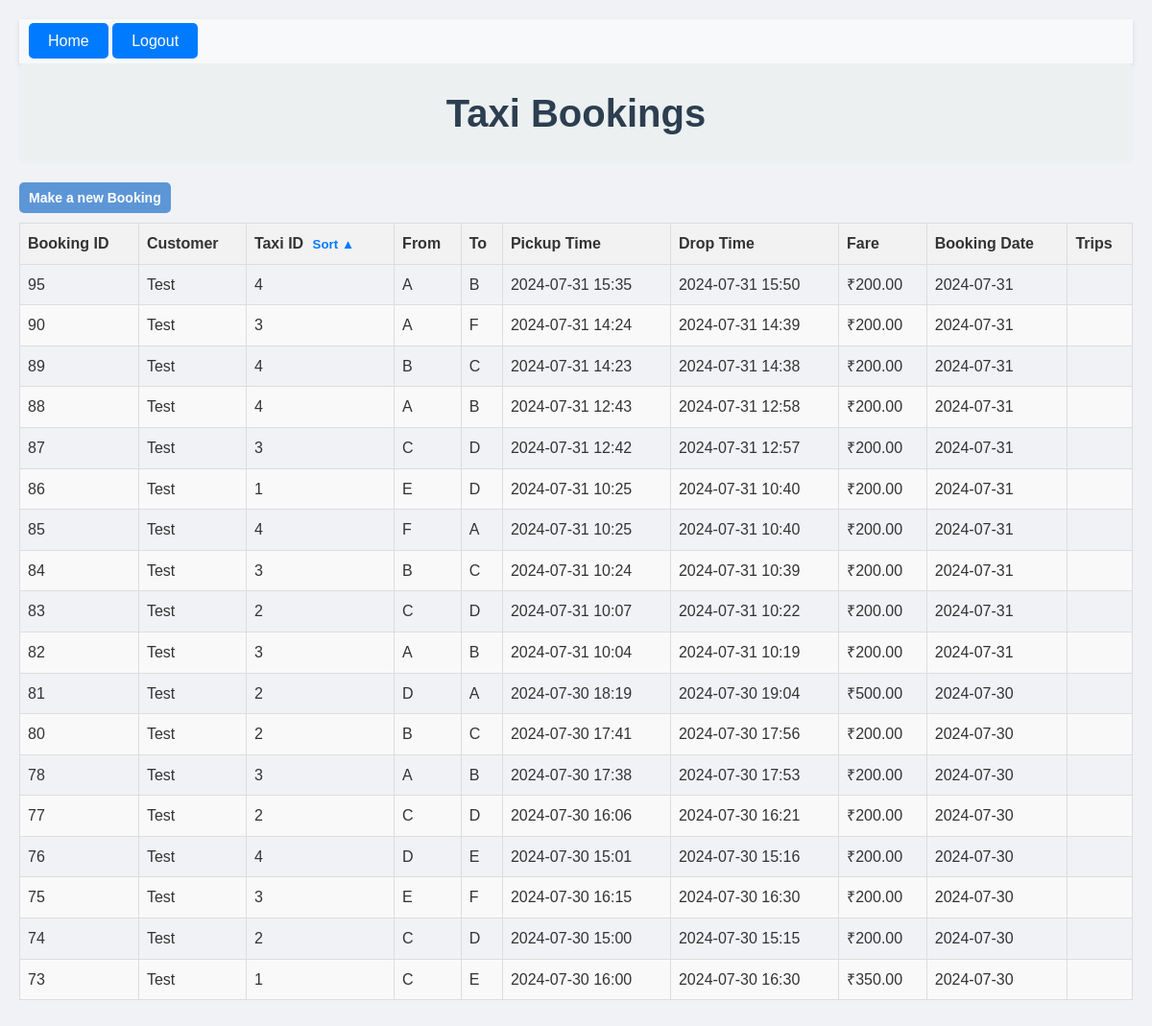
The page /taxis/ (signed in) on the database its author committed.
### bookings/models.py (models this page shows, shortened)
class Booking(models.Model):
    booking_id = models.AutoField(primary_key=True)
    taxi = models.ForeignKey(Taxi, on_delete=models.CASCADE)
    customer = models.ForeignKey(Customer, on_delete=models.CASCADE)
    pickup_point = models.CharField(max_length=1, choices=[('A', 'A'), ('B', 'B'), ('C', 'C'), ('D', 'D'), ('E', 'E'), ('F', 'F')])
    drop_point = models.CharField(max_length=1, choices=[('A', 'A'), ('B', 'B'), ('C', 'C'), ('D', 'D'), ('E', 'E'), ('F', 'F')])
    pickup_time = models.DateTimeField()
    drop_time = models.DateTimeField(default=None, null=True, blank=True)
    booking_time = models.TimeField(auto_now_add=True)
    booking_date = models.DateField(auto_now_add=True)
    fare_amount = models.DecimalField(max_digits=10, decimal_places=2,default=0)

class Customer(models.Model):
    user = models.OneToOneField(User, null=True, blank=True, on_delete=models.SET_NULL)
    customer_id = models.AutoField(primary_key=True)
    customer_name = models.CharField(max_length=255)

class Taxi(models.Model):
    taxi_id = models.AutoField(primary_key=True)
    driver = models.OneToOneField(User, on_delete=models.SET_NULL, null=True, related_name='assigned_taxi')
    current_location = models.CharField(max_length=1, choices=[('A', 'A'), ('B', 'B'), ('C', 'C'), ('D', 'D'), ('E', 'E'), ('F', 'F')],default='A')
    earnings = models.DecimalField(max_digits=10, decimal_places=2, default=0.0)
    location_index = models.IntegerField(default=0)

### bookings/views.py (the view, shortened to what this page needs)
# urls.py: path('taxis/', views.display_bookings, name='display_taxi_details'),
@login_required
def display_bookings(request):
    if request.user.groups.filter(name='Driver').exists():
        return redirect('driver_dashboard')
    if hasattr(request.user, 'customer'):
        bookings = Booking.objects.filter(customer=request.user.customer).order_by('-booking_date', '-booking_time')
        total_spent = sum(booking.fare_amount for booking in bookings)
    elif request.user.is_superuser:
        bookings = Booking.objects.all().order_by('-booking_date', '-booking_time')
        total_spent = 0
    else:
        messages.error(request,"You dont have access to anything")
        return redirect('index')
    sort_order = request.POST.get('sort_order', 'asc')
    context = {
        'bookings': bookings,
        'sort_order': sort_order,
        'is_admin': request.user.is_superuser,
        'is_customer': hasattr(request.user, 'customer'),
        'total_spent': total_spent
    }
    return render(request, 'display_taxi_details.html', context)

### bookings/templates/display_taxi_details.html (shortened to what this page needs)
{% extends 'base.html' %}
{% block content %}
<body class="taxi-bookings-body">
    <h1 class="taxi-bookings-header">Taxi Bookings</h1>
    <a href="{% url 'book_taxi' %}" class="back-btn">Make a new Booking</a>
    {% if bookings %}
        <form method="post" action="{% url 'display_taxi_details' %}">
            <table class="taxi-bookings-table">
                <thead>
                    <tr>
                        <th>Booking ID</th>
                        <th>Customer</th>
                        <th>
                            Taxi ID
                            <button type="submit" name="sort_by_taxi_id">
                                Sort
                             {% if sort_order == 'asc' %}▲{% else %}▼{% endif %}
                            </button>
                        </th>
                        <th>From</th>
                        <th>To</th>
                        <th>Pickup Time</th>
                        <th>Drop Time</th>
                        <th>Fare</th>
                        <th>Booking Date</th>
                        <th>Trips</th>
                    </tr>
                </thead>
                <tbody>
                    {% for booking in bookings %}
                <tr>
                     <td>{{ booking.booking_id }}</td>
                     <td>{{ booking.customer.customer_name }}</td>
                     <td>{{ booking.taxi.taxi_id }}</td>
                     <td>{{ booking.pickup_point }}</td>
                     <td>{{ booking.drop_point }}</td>
                     <td>{{ booking.pickup_time|date:"Y-m-d H:i" }}</td>
                     <td>{{ booking.drop_time|date:"Y-m-d H:i" }}</td>
                     <td>₹{{ booking.fare_amount }}</td>
                     <td>{{ booking.booking_date|date:"Y-m-d" }}</td>
                     <td>
                     </td>
                </tr>
                {% endfor %}
                </tbody>
            </table>
        </form>
    {% else %}
        <p>No bookings found.</p>
    {% endif %}
</body>
{% endblock %}

### bookings/static/styles.css (style rules this page uses)
table { width: 100%; border-collapse: collapse; }
th, td { border: 1px solid #ddd; padding: 8px; text-align: left; }
th { background-color: #f2f2f2; }
tr:nth-child(even) { background-color: #f9f9f9; }
.taxi-bookings-body { font-family: 'Segoe UI', Tahoma, Geneva, Verdana, sans-serif; background-color: #f0f2f5; max-width: 1200px; margin: 0 auto; padding: 20px; color: #333; }
.taxi-bookings-header { color: #2c3e50; text-align: center; margin-bottom: 20px; }
.taxi-bookings-table { width: 100%; border-collapse: collapse; margin-bottom: 20px; }
.taxi-bookings-table th, .taxi-bookings-table td { border: 1px solid #ddd; padding: 8px; text-align: left; }
.taxi-bookings-table th { background-color: #f2f2f2; font-weight: bold; }
.taxi-bookings-table tr:nth-child(even) { background-color: #f9f9f9; }
* { margin: 0; padding: 0; box-sizing: border-box; font-family: Arial, sans-serif; }
body { background-color: #f0f0f0; color: #333; line-height: 1.6; padding: 20px; }
h1 { font-size: 2.5em; color: #2c3e50; background-color: #ecf0f1; padding: 20px; text-align: center; border-radius: 5px; margin-bottom: 30px; }
.taxi-bookings-table th button { background: none; border: none; cursor: pointer; font-weight: bold; color: #007bff; padding: 0 5px; }
.back-btn { display: inline-block; padding: 5px 10px; background-color: #5d96d7; color: white; text-decoration: none; border-radius: 5px; font-size: 14px; font-weight: bold; transition: background-color 0.3s ease; }

### rows shown on the page
Booking: booking_id "95", customer.customer_name "Test", taxi.taxi_id "4", pickup_point "A", drop_point "B", pickup_time "2024-07-31 15:35", drop_time "2024-07-31 15:50", fare_amount "200.00", booking_date "2024-07-31"
Booking: booking_id "90", customer.customer_name "Test", taxi.taxi_id "3", pickup_point "A", drop_point "F", pickup_time "2024-07-31 14:24", drop_time "2024-07-31 14:39", fare_amount "200.00", booking_date "2024-07-31"
Booking: booking_id "89", customer.customer_name "Test", taxi.taxi_id "4", pickup_point "B", drop_point "C", pickup_time "2024-07-31 14:23", drop_time "2024-07-31 14:38", fare_amount "200.00", booking_date "2024-07-31"
Booking: booking_id "88", customer.customer_name "Test", taxi.taxi_id "4", pickup_point "A", drop_point "B", pickup_time "2024-07-31 12:43", drop_time "2024-07-31 12:58", fare_amount "200.00", booking_date "2024-07-31"
Booking: booking_id "87", customer.customer_name "Test", taxi.taxi_id "3", pickup_point "C", drop_point "D", pickup_time "2024-07-31 12:42", drop_time "2024-07-31 12:57", fare_amount "200.00", booking_date "2024-07-31"
Booking: booking_id "86", customer.customer_name "Test", taxi.taxi_id "1", pickup_point "E", drop_point "D", pickup_time "2024-07-31 10:25", drop_time "2024-07-31 10:40", fare_amount "200.00", booking_date "2024-07-31"
Booking: booking_id "85", customer.customer_name "Test", taxi.taxi_id "4", pickup_point "F", drop_point "A", pickup_time "2024-07-31 10:25", drop_time "2024-07-31 10:40", fare_amount "200.00", booking_date "2024-07-31"
Booking: booking_id "84", customer.customer_name "Test", taxi.taxi_id "3", pickup_point "B", drop_point "C", pickup_time "2024-07-31 10:24", drop_time "2024-07-31 10:39", fare_amount "200.00", booking_date "2024-07-31"
Booking: booking_id "83", customer.customer_name "Test", taxi.taxi_id "2", pickup_point "C", drop_point "D", pickup_time "2024-07-31 10:07", drop_time "2024-07-31 10:22", fare_amount "200.00", booking_date "2024-07-31"
Booking: booking_id "82", customer.customer_name "Test", taxi.taxi_id "3", pickup_point "A", drop_point "B", pickup_time "2024-07-31 10:04", drop_time "2024-07-31 10:19", fare_amount "200.00", booking_date "2024-07-31"
Booking: booking_id "81", customer.customer_name "Test", taxi.taxi_id "2", pickup_point "D", drop_point "A", pickup_time "2024-07-30 18:19", drop_time "2024-07-30 19:04", fare_amount "500.00", booking_date "2024-07-30"
Booking: booking_id "80", customer.customer_name "Test", taxi.taxi_id "2", pickup_point "B", drop_point "C", pickup_time "2024-07-30 17:41", drop_time "2024-07-30 17:56", fare_amount "200.00", booking_date "2024-07-30"
Booking: booking_id "78", customer.customer_name "Test", taxi.taxi_id "3", pickup_point "A", drop_point "B", pickup_time "2024-07-30 17:38", drop_time "2024-07-30 17:53", fare_amount "200.00", booking_date "2024-07-30"
Booking: booking_id "77", customer.customer_name "Test", taxi.taxi_id "2", pickup_point "C", drop_point "D", pickup_time "2024-07-30 16:06", drop_time "2024-07-30 16:21", fare_amount "200.00", booking_date "2024-07-30"
Booking: booking_id "76", customer.customer_name "Test", taxi.taxi_id "4", pickup_point "D", drop_point "E", pickup_time "2024-07-30 15:01", drop_time "2024-07-30 15:16", fare_amount "200.00", booking_date "2024-07-30"
Booking: booking_id "75", customer.customer_name "Test", taxi.taxi_id "3", pickup_point "E", drop_point "F", pickup_time "2024-07-30 16:15", drop_time "2024-07-30 16:30", fare_amount "200.00", booking_date "2024-07-30"
Booking: booking_id "74", customer.customer_name "Test", taxi.taxi_id "2", pickup_point "C", drop_point "D", pickup_time "2024-07-30 15:00", drop_time "2024-07-30 15:15", fare_amount "200.00", booking_date "2024-07-30"
Booking: booking_id "73", customer.customer_name "Test", taxi.taxi_id "1", pickup_point "C", drop_point "E", pickup_time "2024-07-30 16:00", drop_time "2024-07-30 16:30", fare_amount "350.00", booking_date "2024-07-30"
